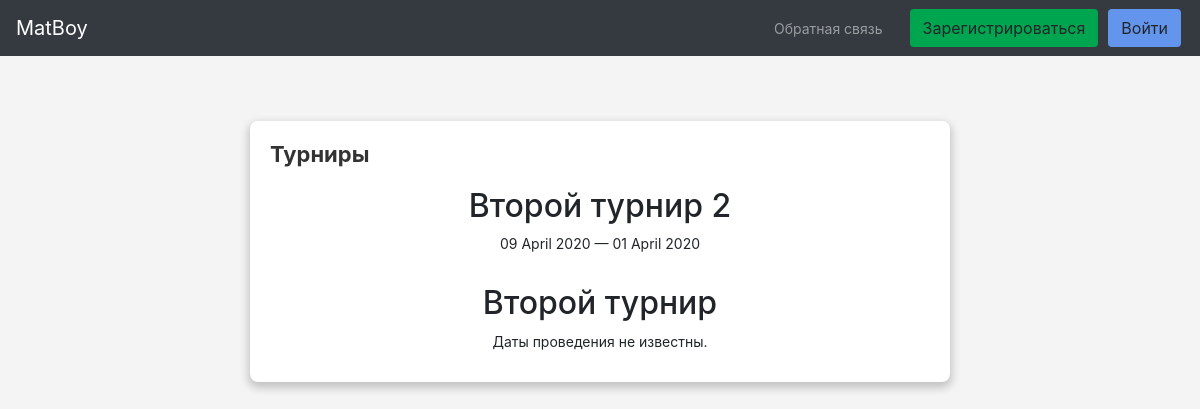
The app's page /index, older data.
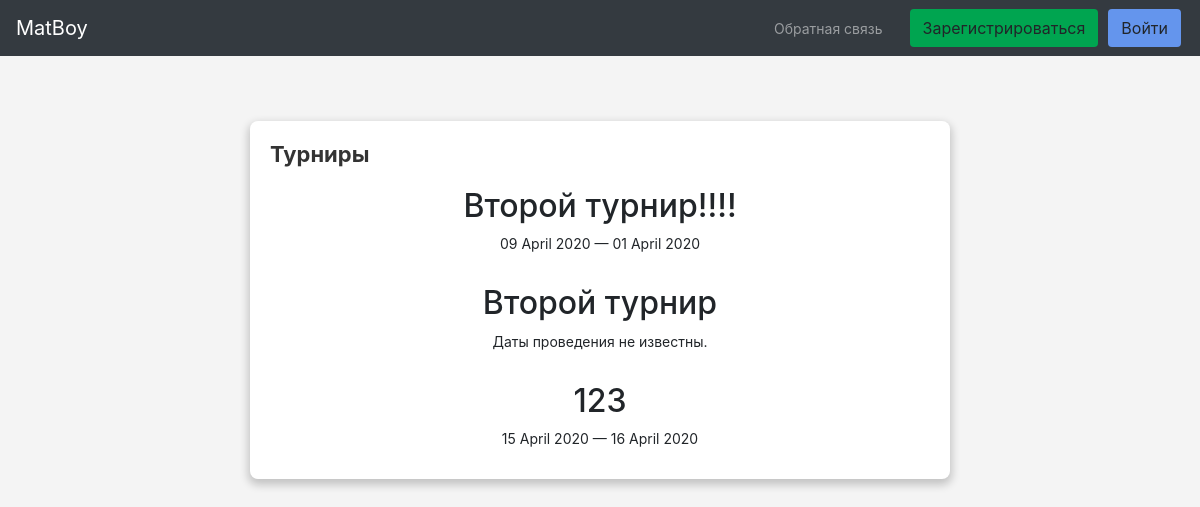
The same page, newer data.
### data/tournament.py (models this page shows, shortened)
class Tournament(BaseModel):
    __tablename__ = "tournaments"
    __repr_attrs__ = ["title", "chief"]
    serialize_only = ("id",
                      "title",
                      "chief.id",
                      "chief.email",
                      "chief.fullname",
                      "place",
                      "start",
                      "end",
                      "link",
                      )
    short_serialize_only = ("id",
                            "title",
                            )
    title = sa.Column(sa.String, unique=True)
    description = sa.Column(sa.Text, nullable=True)
    place = sa.Column(sa.String, nullable=True)
    start = sa.Column(sa.Date, nullable=True)
    end = sa.Column(sa.Date, nullable=True)
    chief_id = sa.Column(sa.Integer, sa.ForeignKey("users.id"))
    chief = orm.relationship("User", backref="tournaments")
    users_subscribe_email = orm.relationship(
        "User", secondary="subscribe_user_to_tournament_email", backref="tours_subscribe_email"
    )
    users_subscribe_vk = orm.relationship(
        "User", secondary="subscribe_user_to_tournament_vk", backref="tours_subscribe_vk"
    )
    @property
    def link(self) -> str:
        return "/tournament/{0}".format(self.id)

### app/web_pages.py (the view)
@blueprint.route("/")
@blueprint.route("/index")
def index_page():
    session = create_session()
    tournaments = session.query(Tournament).all()
    return render_template("index.html", tournaments=tournaments)

### data/db_session.py (called while the page is built)
def create_session() -> Session:
    global __factory
    return __factory()

### templates/index.html (shortened to what this page needs)
{% extends 'base.html' %}
{% block content %}
<div class="layout">
  <div class="box_container">
    <div class="box box-large">
      <div class="shadow-box__title">
        Турниры
      </div>
      {% from 'models_macroses.html' import tour_dates %}
      {% for tour in tournaments | sort(reverse=True, attribute="created_at")%}
        <div class="centered_block block_link"
             onclick="redirect(event);"
             href="{{tour.link}}"
        >
          <h2 class="item_title">{{tour.title}}</h2>
          <div class="dates">
            {{tour_dates(tour)}}
          </div>
        </div>
      {% endfor %}
    </div>
  </div>
</div>
{% endblock content %}

### templates/base.html (shortened to what this page needs)
<!DOCTYPE html>
<html lang="ru">
<head>
  {% block head %}
    <link
      rel="stylesheet"
      href="https://stackpath.bootstrapcdn.com/bootstrap/4.4.1/css/bootstrap.min.css"
    />
    <link href="{{ url_for('static', filename='node_modules/air-datepicker/dist/css/datepicker.min.css') }}"
          rel="stylesheet" type="text/css">
    <link rel="stylesheet" type="text/css"
          href="{{ url_for('static', filename='css/style.css') }}"/>
  {% endblock head %}
</head>
<body>
{% block header %}
  <header class="">
    <nav class="navbar navbar-expand-lg navbar-dark bg-dark">
      <a class="navbar-brand logo" , href="/">MatBoy</a>
      <div class="collapse navbar-collapse" id="navbarContent">
        <ul class="navbar-nav mr-3">
          <li class="nav-item">
            <a class="nav-link" href="{{ url_for('web_pages.feedback') }}">
              Обратная связь
            </a>
          </li>
        </ul>
        <div class="login_manager">
          {%- if current_user.is_authenticated %}
            <a class="navbar-brand"
               href="/profile/{{ current_user.id }}">
              {{ current_user.name }}
            </a>
            <a class="btn button_primary" onclick="redirectWithStep(event);"
               href="/logout">
              Выйти
            </a>
          {% else %}
            <a class="btn button_success" onclick="redirectWithStep(event);"
               href="/register">
              Зарегистрироваться
            </a>
            <a class="btn button_primary" onclick="redirectWithStep(event)"
               href="/login">
              Войти
            </a>
          {% endif -%}
        </div>
      </div>
    </nav>
  </header>
{% endblock header %}
{% block main %}
  <main role="main" class="container">
    {% block content %}
    {% endblock content %}
  </main>
{% endblock main %}
</body>
</html>

### templates/models_macroses.html (shortened to what this page needs)
{% set format = "%d %B %Y" %}
{% macro formated_date(date) %}
  {% if date %}
    {{date.strftime(format)}}
  {% else %}
    Не известно
  {% endif %}
{% endmacro %}
{% macro tour_dates(tour) %}
  {% if tour.start and tour.end %}
    {{formated_date(tour.start)}} — {{formated_date(tour.end)}}
  {% elif tour.start %}
    {{formated_date(tour.start)}}
  {% else %}
    Даты проведения не известны.
  {% endif %}
{% endmacro %}

### static/css/style.css (style rules this page uses)
body { height: 100%; background: #f4f4f4; font-size: 14px; font-weight: normal; font-family: "-apple-system",BlinkMacSystemFont,Arial,sans-serif; }
.layout { height: 100%; width: 100%; min-width: 320px; overflow-x: hidden; }
.shadow-box__title { -webkit-font-smoothing: antialiased; -moz-osx-font-smoothing: grayscale; display: flex; align-items: center; color: #333; font-size: 22px; line-height: 26px; font-family: "-apple-system",BlinkMacSystemFont,Arial,sans-serif; font-weight: 700; }
.button_primary { color: #eee; background-color: cornflowerblue; }
.button_success { color: #eee; background-color: #00a550; }
.login_manager>.btn { color: inherit; margin: 0 3px; }
.item_title { margin-top: 10px; }
.block_link { cursor: pointer; transition: 0.2s ease-in; border-radius: 20px; }
.centered_block { text-align: center; padding: 10px 10px; width: 100%; box-sizing: border-box; align-items: center; }
.box-large { max-width: 700px; background: #fff; box-shadow: 0 2px 4px 0 rgba(0,0,0,0.1); border-radius: 4px; flex-grow: 1; padding: 10px; align-items: center; box-sizing: border-box; }
.box_container { display: flex; justify-content: center; flex-wrap: wrap-reverse; flex-direction: row; margin: 60px 0px 10px 0px; padding: 0 5px; }
.box { flex-shrink: 0; flex-grow: 1; background: #fff; box-shadow: 0 4px 8px 2px rgba(0,0,0,0.2); border-radius: 8px; padding: 20px; margin: 5px; box-sizing: border-box; align-self: flex-end; }
.box-large { max-width: 700px; }

### static/css/ck-editor.css (style rules this page uses)
:root { --ck-highlight-marker-blue: #72cdfd; --ck-highlight-marker-green: #63f963; --ck-highlight-marker-pink: #fc7999; --ck-highlight-marker-yellow: #fdfd77; --ck-highlight-pen-green: #118800; --ck-highlight-pen-red: #e91313; --ck-image-style-spacing: 1.5em; --ck-todo-list-checkmark-size: 16px; }

Row changes from the older to the newer data that the page shows:
changed Tournament: title "Второй турнир 2" → "Второй турнир!!!!"
added Tournament: title "123", strftime "15 April 2020 16 April 2020"
